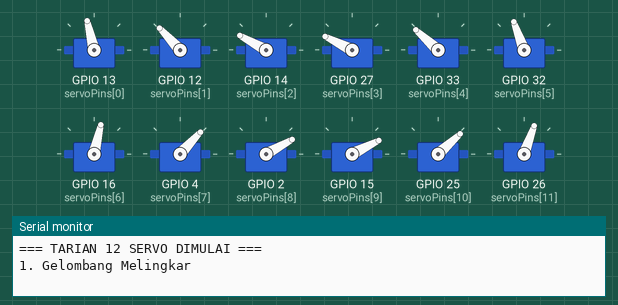
This sketch was run on a simulated ESP32. Shown: 12 × servo, the last lines printed to the serial monitor.

Above: at 1.05 s.
At 2.6 s:
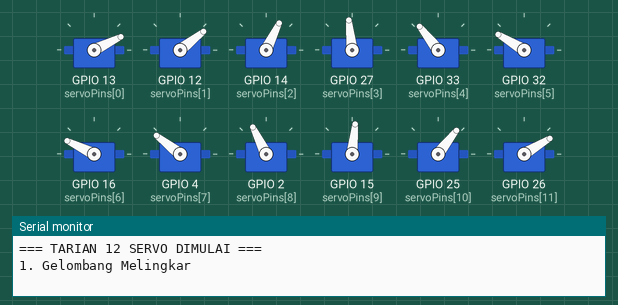
At 4.2 s:
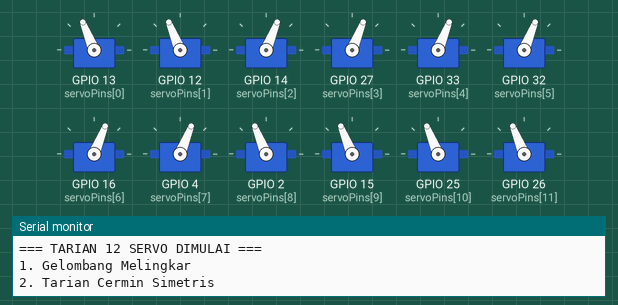
At 7.8 s:
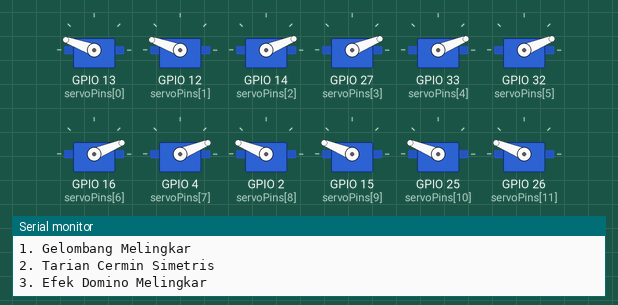
At 11.0 s:
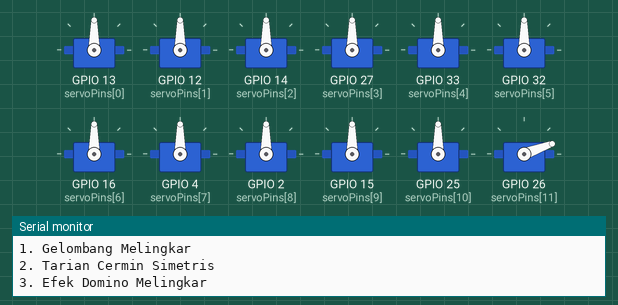
At 14.6 s:
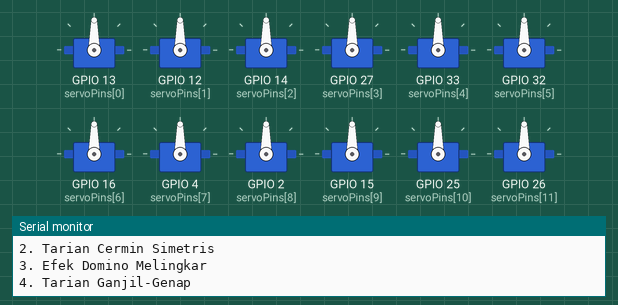
Timing chart, 0 to 18.7 s (numbered marks = the images above):
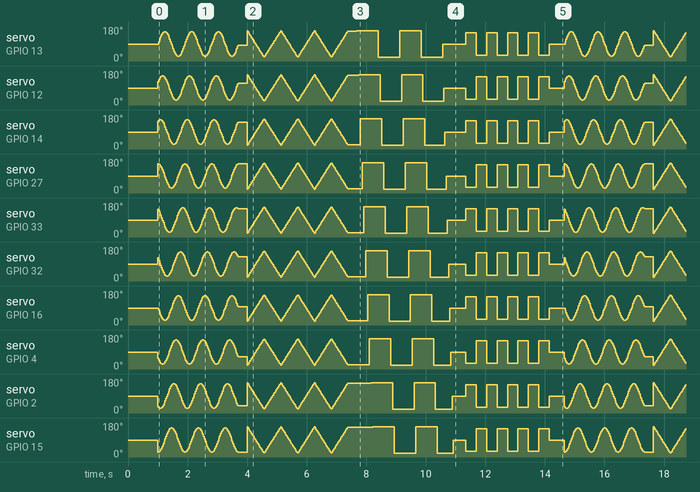

The sketch:

sketch.ino
```cpp
#include <ESP32Servo.h>
#include <math.h>

const int NUM_SERVOS = 12;

// Urutan melingkar searah jarum jam (Clockwise) di sekeliling ESP32:
// Atas (13, 12, 14, 27) -> Kanan (33, 32) -> Bawah (16, 4, 2, 15) -> Kiri (25, 26)
const int servoPins[NUM_SERVOS] = {
  13, 12, 14, 27, // Atas (kiri ke kanan)
  33, 32,         // Kanan (atas ke bawah)
  16, 4, 2, 15,   // Bawah (kanan ke kiri)
  25, 26          // Kiri (bawah ke atas)
};

Servo servos[NUM_SERVOS];

void setup() {
  Serial.begin(115200);

  ESP32PWM::allocateTimer(0);
  ESP32PWM::allocateTimer(1);
  ESP32PWM::allocateTimer(2);
  ESP32PWM::allocateTimer(3);

  for (int i = 0; i < NUM_SERVOS; i++) {
    servos[i].setPeriodHertz(50);
    servos[i].attach(servoPins[i], 500, 2400);
    servos[i].write(90);
  }

  Serial.println("=== TARIAN 12 SERVO DIMULAI ===");
  delay(1000);
}

// 1. Tarian Gelombang Melingkar (Smooth Sine Wave)
void tarianGelombangMelingkar(int putaran) {
  Serial.println("1. Gelombang Melingkar");
  for (int t = 0; t < 360 * putaran; t += 6) {
    for (int i = 0; i < NUM_SERVOS; i++) {
      float sudutRad = radians(t + (i * 30)); // Beda fase 30 derajat tiap servo
      int posisi = 90 + (int)(65 * sin(sudutRad));
      servos[i].write(posisi);
    }
    delay(15);
  }
}

// 2. Tarian Cermin (Kiri & Kanan Bergerak Simetris Berlawanan)
void tarianCermin(int ulang) {
  Serial.println("2. Tarian Cermin Simetris");
  for (int u = 0; u < ulang; u++) {
    for (int sudut = 20; sudut <= 160; sudut += 3) {
      for (int i = 0; i < NUM_SERVOS; i++) {
        // Sisi kanan (indeks 2..7) berlawanan dengan sisi kiri
        if (i >= 2 && i <= 7) {
          servos[i].write(sudut);
        } else {
          servos[i].write(180 - sudut);
        }
      }
      delay(12);
    }
    for (int sudut = 160; sudut >= 20; sudut -= 3) {
      for (int i = 0; i < NUM_SERVOS; i++) {
        if (i >= 2 && i <= 7) {
          servos[i].write(sudut);
        } else {
          servos[i].write(180 - sudut);
        }
      }
      delay(12);
    }
  }
}

// 3. Tarian Efek Domino / Kipas Melingkar
void tarianDomino(int ulang) {
  Serial.println("3. Efek Domino Melingkar");
  for (int u = 0; u < ulang; u++) {
    // Buka satu per satu searah jarum jam
    for (int i = 0; i < NUM_SERVOS; i++) {
      servos[i].write(160);
      delay(60);
    }
    // Tutup kembali satu per satu
    for (int i = 0; i < NUM_SERVOS; i++) {
      servos[i].write(20);
      delay(60);
    }
  }
  // Kembali ke posisi netral
  for (int i = 0; i < NUM_SERVOS; i++) {
    servos[i].write(90);
    delay(40);
  }
}

// 4. Tarian Selang-Seling (Ganjil vs Genap)
void tarianSelangSeling(int ulang) {
  Serial.println("4. Tarian Ganjil-Genap");
  for (int u = 0; u < ulang; u++) {
    for (int i = 0; i < NUM_SERVOS; i++) {
      servos[i].write((i % 2 == 0) ? 150 : 30);
    }
    delay(350);
    for (int i = 0; i < NUM_SERVOS; i++) {
      servos[i].write((i % 2 == 0) ? 30 : 150);
    }
    delay(350);
  }
  for (int i = 0; i < NUM_SERVOS; i++) {
    servos[i].write(90);
  }
}

void loop() {
  tarianGelombangMelingkar(3);
  delay(300);

  tarianCermin(3);
  delay(300);

  tarianDomino(2);
  delay(300);

  tarianSelangSeling(4);
  delay(500);
}
```

Measured:
- by itself, servo on GPIO 13 (servoPins[0]), servo on GPIO 12 (servoPins[1]), servo on GPIO 14 (servoPins[2]), servo on GPIO 27 (servoPins[3]), servo on GPIO 33 (servoPins[4]), servo on GPIO 32 (servoPins[5]), servo on GPIO 16 (servoPins[6]), servo on GPIO 4 (servoPins[7]), servo on GPIO 2 (servoPins[8]), servo on GPIO 15 (servoPins[9]), servo on GPIO 25 (servoPins[10]), servo on GPIO 26 (servoPins[11]): moves between 20° and 160°, repeating every 13.6 s
